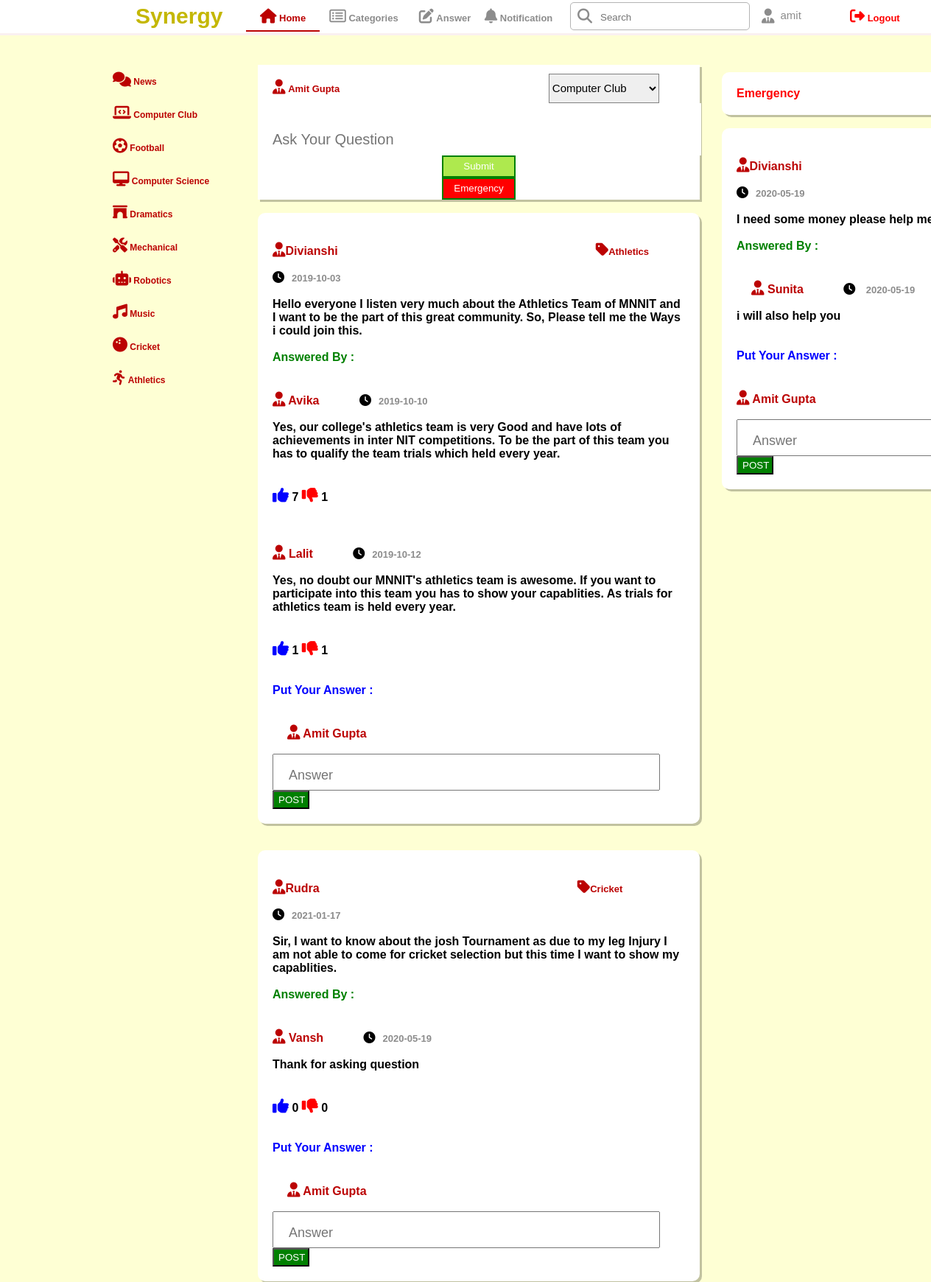
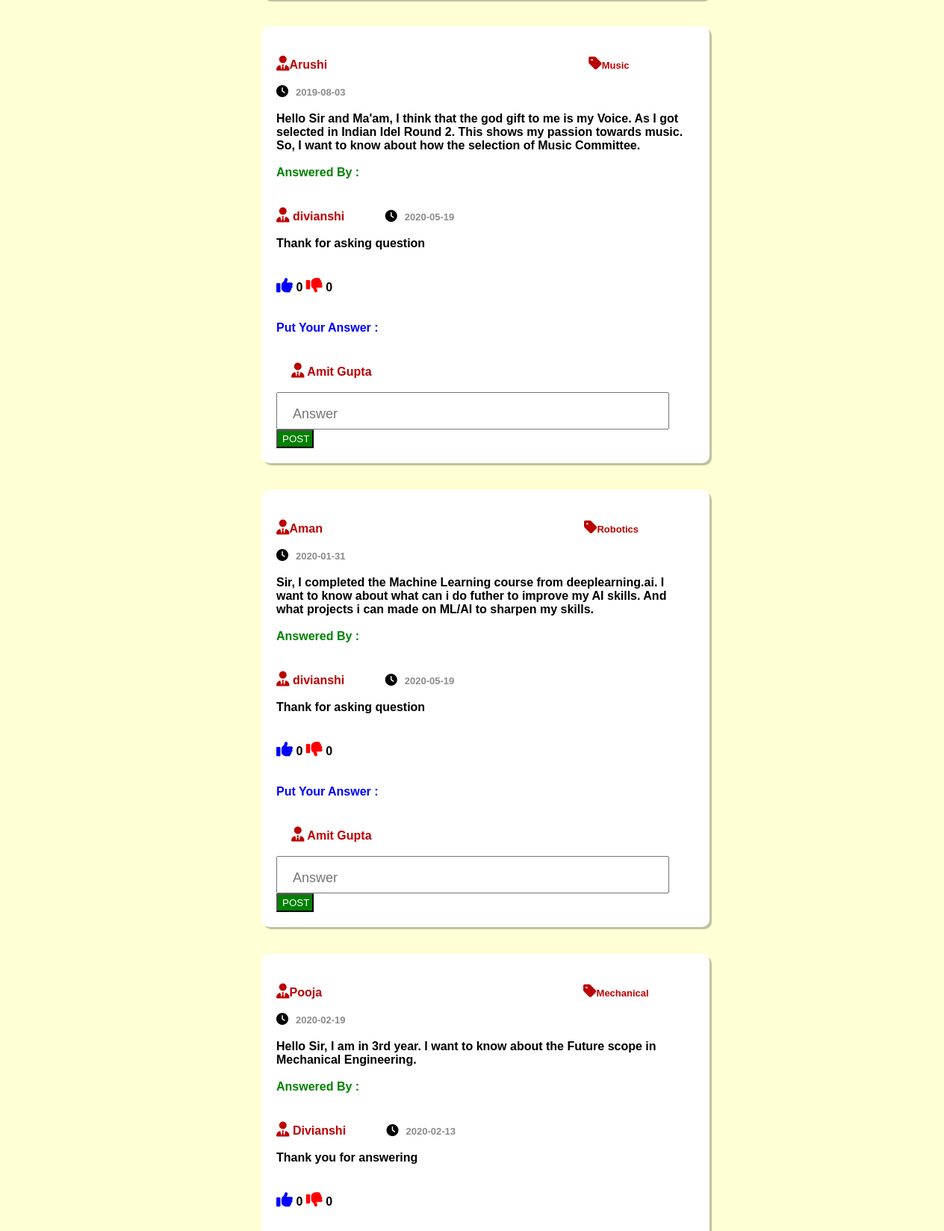
The page /welcome2.php (signed in, upper part) on the database its author committed (2 pictures, top to bottom).
### tables this page shows
CREATE TABLE `query` (
  `query_id` int(10) UNSIGNED NOT NULL,
  `cat_id` int(10) UNSIGNED NOT NULL,
  `subcat_id` int(10) UNSIGNED NOT NULL,
  `author` varchar(40) NOT NULL,
  `content` text NOT NULL,
  `date_posted` date NOT NULL,
  `views` int(5) UNSIGNED NOT NULL
);

CREATE TABLE `subcategories` (
  `Subcat_id` int(10) UNSIGNED NOT NULL,
  `parent_id` int(10) UNSIGNED NOT NULL,
  `subcat_name` varchar(100) NOT NULL
);

CREATE TABLE `emequery` (
  `emequery_id` int(5) UNSIGNED NOT NULL,
  `author` varchar(40) NOT NULL,
  `content` text NOT NULL,
  `date_posted` date NOT NULL
);

### Welcome2.php (the view, shortened to what the rows shown need)
<?php
require('connect.php');
function emequestion($i){
  require('connect.php');
  $emeres7 =  mysqli_query($link, "select * from emequery where emequery_id ='".$i."'");
  $emedata = mysqli_fetch_assoc($emeres7);
  $author9 = $emedata['author'];
  $ques9 = $emedata['content'];
  $date9 = $emedata['date_posted'];
}
function emereplies($i){
  require('connect.php');
  $emeresult7 = mysqli_query($link, "select * from emereplies where emequery_id ='".$i."'");
  $emereplycontent = array();
  $emereplyauthor = array();
  $emereplydateposted = array();
  $emereplyid = array();
  for (;$emereplyrow9 = mysqli_fetch_assoc($emeresult7);){
    $emereplyid[] = $emereplyrow9['emereply_id'];
    $emereplycontent[] = $emereplyrow9['comment'];
    $emereplyauthor[] = $emereplyrow9['author'];
    $emereplydateposted[] = $emereplyrow9['date_posted'];
  }
}
function question($i){
  require('connect.php');
  $sql1 = "select * from query where query_id ='".$i."'";
  $result1 = mysqli_query($link, $sql1);
  $data1 = mysqli_fetch_assoc($result1);
  $ques1 = $data1['content'];
  $author1= $data1['author'];
  $date1 = $data1['date_posted'];
  $subcat1_id = $data1['subcat_id'];
  $subcatsql1 = "select * from subcategories where Subcat_id ='".$subcat1_id."'";
  $subcatresult1 = mysqli_query($link, $subcatsql1);
  $subcatdata1 = mysqli_fetch_assoc($subcatresult1);
  $subcat1 = $subcatdata1['subcat_name'];
}
function replies($i) {
  require('connect.php');
  $sql2 = "select * from replies where query_id ='".$i."'";
  $result2 = mysqli_query($link, $sql2);
  $replycontent = array();
  $replyauthor = array();
  $replydateposted = array();
  $replylikes = array();
  $replydislikes = array();
  $replyid = array();
  for (;$replyrow = mysqli_fetch_assoc($result2);){
    $replyid[] = $replyrow['reply_id'];
    $replycontent[] = $replyrow['comment'];
    $replyauthor[] = $replyrow['author'];
    $replydateposted[] = $replyrow['date_posted'];
    $replylikes[] = $replyrow['Likes'];
    $replydislikes[] = $replyrow['Dislikes'];
  }
}
?>
<!DOCTYPE html>
<html lang="en">
<head>
  <link rel="stylesheet" href="./css/styles2.css">
  <link rel="stylesheet" href="https://cdnjs.cloudflare.com/ajax/libs/font-awesome/4.7.0/css/font-awesome.min.css">
</head>
<body>
  <div class="main" style="overflow:hidden; height:10000px">
  <div class="content">
    <br>
      <?php
      if(@$_GET['Cat']==true){
        $quesres = mysqli_query($link, "select * from query where subcat_id ='".$_GET['Cat']."'");
        for ($quesset = array (); $quesrow = mysqli_fetch_assoc($quesres); $quesset[] = $quesrow['query_id']);
        if(count($quesset)==0){
          echo '<div class="questions" style="text-align: center"><b>NO QUESTIONS TO DISPLAY</b>
            </div><br>';
        }
        else{
          for($m=count($quesset)-1;$m>=0;$m=$m-1){
            $j = $quesset[$m];
            question($j);
            replies($j);
            $number_replies = count($replyid);
            echo '<div class="questions" style="display: -webkit-box;>
            <i class="fas fa-user-tie" style="font-size: 20px;color: rgb(187, 2, 2); margin-top: 20px;"></i>
            <b style="color: rgb(187, 2, 2);">'.$author1.'</b>
            <i class="fas fa-tag" style="font-size: 20px;color: rgb(187, 2, 2); margin-left:350px; margin-top: 5px;"></i>
            <b style="color: rgb(187, 2, 2); font-size: 13px;">'.$subcat1.'</b><br><br>
            <i class="fas fa-clock"></i>
            <b style="color: rgb(140, 140, 140);; font-size: 13px; margin-left:10px; margin-top:15px;">'.$date1.'</b><br><br>
            <b>'.$ques1.'</b><br><br>';
          }
          if($number_replies>0){
            echo '<b style="color: green;">Answered By :</b><br><br>';
            for($k=0;$k<$number_replies;$k++){
              echo '<b><i class="fas fa-user-tie" style="font-size: 20px;color: rgb(187, 2, 2); margin-top: 20px;margin-left:20px;"></i>
              <b style="color: rgb(187, 2, 2);">'.$replyauthor[$k].'</b>
              <i class="fas fa-clock" style="margin-left:50px"></i>
              <b style="color: rgb(140, 140, 140); font-size: 13px; margin-left:10px; margin-top:15px;">'.$replydateposted[$k].'</b><br><br>
              <b>'.$replycontent[$k].'</b><br><br>';
              echo '<a href="likedis.php?like='.$replyid[$k].'"  style="color:blue;"><i class="fas fa-thumbs-up" style="font-size:22px;"></i></a>
              <b>'.$replylikes[$k].'</b>
              <a href="likedis.php?dislike='.$replyid[$k].'" style="color:red;"><i class="fas fa-thumbs-down" style="font-size:22px;"></i></a>
              <b>'.$replydislikes[$k].'</b><br><br><br>';
            }
          }
          else{
            echo '<b style="color:red; text-align:center;">No Answers Yet....</b><br><br><br>';
          }
          echo '<b style="color: Blue">Put Your Answer :</b><br><br>
            <form action="submitans.php?id='.$j.'" method="POST">
            <i class="fas fa-user-tie" style="font-size: 20px;color: rgb(187, 2, 2); margin-left: 20px; margin-top: 20px;"></i>
            <b style="color: rgb(187, 2, 2);">'.$_SESSION["name"].'</b><br><br>
            <input type="text" name="answer" placeholder="Answer" style="width:500px; height:35px; font-size:18px padding-left:20px; padding-top:10px; cursor:text;"><br>
            <input type="submit" name="postanswer" value="POST" style="background-color:green; color:white; width:50px; height:25px; cursor:pointer;">
            </form>';
          echo '</b></div><br>';
        }
      }
      else{
        $quesres = mysqli_query($link, "select * from query");
        for ($quesset = array (); $quesrow = mysqli_fetch_assoc($quesres); $quesset[] = $quesrow['query_id']);
        for($m=count($quesset)-1;$m>=0;$m=$m-1){
          $p = $quesset[$m];
          question($p);
          replies($p);
          $number_replies = count($replyid);
          echo '<div class="questions" style="display: -webkit-box;">
            <i class="fas fa-user-tie" style="font-size: 20px;color: rgb(187, 2, 2); margin-top: 20px;"></i>
            <b style="color: rgb(187, 2, 2);">'.$author1.'</b>
            <i class="fas fa-tag" style="font-size: 20px;color: rgb(187, 2, 2); margin-left:350px; margin-top: 5px;"></i>
            <b style="color: rgb(187, 2, 2); font-size: 13px;">'.$subcat1.'</b><br><br>
            <i class="fas fa-clock"></i>
            <b style="color: rgb(140, 140, 140);; font-size: 13px; margin-left:10px; margin-top:15px;">'.$date1.'</b><br><br>
            <b>'.$ques1.'</b><br><br>';
          if($number_replies>0){
            echo '<b style="color: green;">Answered By :</b><br><br>';
            for($k=0;$k<$number_replies;$k++){
              echo '<b><i class="fas fa-user-tie" style="font-size: 20px;color: rgb(187, 2, 2); margin-top: 20px;"></i>
              <b style="color: rgb(187, 2, 2);">'.$replyauthor[$k].'</b>
              <i class="fas fa-clock" style="margin-left:50px"></i><b style="color: rgb(140, 140, 140); font-size: 13px; margin-left:10px; margin-top:15px;">'.$replydateposted[$k];
              echo '</b><br><br>'.$replycontent[$k].'<br><br><br>';
              echo '<a href="likedis.php?like='.$replyid[$k].'"  style="color:blue;"><i class="fas fa-thumbs-up" style="font-size:22px;"></i></a>
              <b>'.$replylikes[$k].'</b>
              <a href="likedis.php?dislike='.$replyid[$k].'" style="color:red;"><i class="fas fa-thumbs-down" style="font-size:22px;"></i></a>
              <b>'.$replydislikes[$k].'</b><br><br><br>';
            }
          }
          else{
            echo '<b style="color:red; text-align:center;">No Answers Yet....</b><br><br><br>';
          }
          echo '<b style="color: Blue">Put Your Answer :</b><br><br>
            <form action="submitans.php?id='.$p.'" method="POST">
            <i class="fas fa-user-tie" style="font-size: 20px;color: rgb(187, 2, 2); margin-left: 20px; margin-top: 20px;"></i>
            <b style="color: rgb(187, 2, 2);">'.$_SESSION["name"].'</b><br><br>
            <input type="text" name="answer" placeholder="Answer" style="width:500px; height:35px; font-size:18px; padding-left:20px; padding-top:10px; cursor:text;"><br>
            <input type="submit" name="postanswer" value="POST" style="background-color:green; color:white; width:50px; height:25px; cursor:pointer;">
            </form>';
          echo '</div><br><br>';
        }
      }
      ?>
  </div>
  <div class="emebox">
    <div class="emequestions"><b style="color: red;">Emergency</b></div><br>
    <?php
    $emequesres1 = mysqli_query($link, "select * from emequery");
    for ($emequesset1 = array (); $emequesrow1 = mysqli_fetch_assoc($emequesres1); $emequesset1[] = $emequesrow1['emequery_id']);
    for($m=count($emequesset1)-1;$m>=0;$m=$m-1){
      $p = $emequesset1[$m];
      emequestion($p);
      emereplies($p);
      $emenumber_replies = count($emereplyid);
      echo '<div class="emequestions" style="display: -webkit-box;">
        <i class="fas fa-user-tie" style="font-size: 20px;color: rgb(187, 2, 2); margin-top: 20px;"></i>
        <b style="color: rgb(187, 2, 2);">'.$author9.'</b><br><br>
        <i class="fas fa-clock"></i>
        <b style="color: rgb(140, 140, 140);; font-size: 13px; margin-left:10px; margin-top:15px;">'.$date9.'</b><br><br>
        <b>'.$ques9.'</b><br><br>';
      if($emenumber_replies>0){
        echo '<b style="color: green;">Answered By :</b><br><br>';
        for($k=0;$k<$emenumber_replies;$k++){
          echo '<b><i class="fas fa-user-tie" style="font-size: 20px;color: rgb(187, 2, 2); margin-top: 20px;margin-left:20px;"></i>
          <b style="color: rgb(187, 2, 2);">'.$emereplyauthor[$k].'</b>
          <i class="fas fa-clock" style="margin-left:50px"></i>
          <b style="color: rgb(140, 140, 140); font-size: 13px; margin-left:10px; margin-top:15px;">'.$emereplydateposted[$k].'</b><br><br>'.$emereplycontent[$k].'<br><br><br>';
        }
      }
      else{
        echo '<b style="color:red; text-align:center;">No Answers Yet....</b><br><br><br>';
      }
      echo '<b style="color: Blue">Put Your Answer :</b><br><br>
        <form action="emergency_reply.php?id='.$p.'" method="POST">
        <i class="fas fa-user-tie" style="font-size: 20px;color: rgb(187, 2, 2); margin-top: 20px;"></i>
        <b style="color: rgb(187, 2, 2);">'.$_SESSION["name"].'</b><br><br>
        <input type="text" name="emereply" placeholder="Answer" style="width:250px; height:35px; font-size:18px; padding-left: 20px; padding-top:10px; cursor:text;"><br>
        <input type="submit" name="postemereply" value="POST" style="background-color:green; color:white; width:50px; height:25px; cursor:pointer;">
        </form>';
      echo '</b></div><br>';
    }
    ?>
  </div>
  </div>
</body>
</html>

### rows shown on the page
query: author "Divianshi", subcat.subcat_name "Athletics", date_posted "2019-10-03", content "Hello everyone I listen very much about the Athletics Team of MNNIT and I want to be the part of this great community. So, Please tell me the Ways i could join this.", k "Avika", k "2019-10-10", k "Yes, our college's athletics team is very Good and have lots of achievements in inter NIT competitions. To be the part of this team you has to qualify the team trials which held every year.", k "7", k "1", k "Lalit", k "2019-10-12", k "Yes, no doubt our MNNIT's athletics team is awesome. If you want to participate into this team you has to show your capablities. As trials for athletics team is held every year."
query: author "Rudra", subcat.subcat_name "Cricket", date_posted "2021-01-17", content "Sir, I want to know about the josh Tournament as due to my leg Injury I am not able to come for cricket selection but this time I want to show my capablities.", k "Vansh", k "2020-05-19", k "Thank for asking question", k "0"
query: author "Arushi", subcat.subcat_name "Music", date_posted "2019-08-03", content "Hello Sir and Ma'am, I think that the god gift to me is my Voice. As I got selected in Indian Idel Round 2. This shows my passion towards music. So, I want to know about how the selection of Music Committee.", k "divianshi", k "2020-05-19", k "Thank for asking question", k "0"
query: author "Aman", subcat.subcat_name "Robotics", date_posted "2020-01-31", content "Sir, I completed the Machine Learning course from deeplearning.ai. I want to know about what can i do futher to improve my AI skills. And what projects i can made on ML/AI to sharpen my skills.", k "divianshi", k "2020-05-19", k "Thank for asking question", k "0"
query: author "Pooja", subcat.subcat_name "Mechanical", date_posted "2020-02-19", content "Hello Sir, I am in 3rd year. I want to know about the Future scope in Mechanical Engineering.", k "Divianshi", k "2020-02-13", k "Thank you for answering", k "0"
emequery: author "Divianshi", date_posted "2020-05-19", content "I need some money please help…", k "Sunita", k "2020-05-19", k "i will also help you"

### other values the page prints
$_SESSION["user"] "amit"
$_SESSION["name"] "Amit Gupta"
